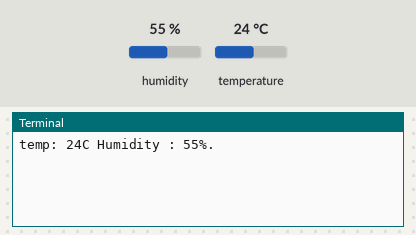
The program below on a simulated Raspberry Pi (BCM pin numbers). Shown: the last lines printed to the terminal. The test bench sets the inputs (shaded band); at power-on: humidity 55 %, temperature 24 °C.

Above: at 1.2 s.
1.3 s: humidity set to 22 %
At 2.5 s:
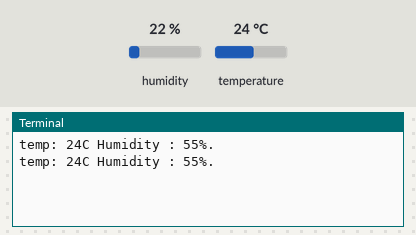
3.0 s: temperature set to 12 °C
At 4.5 s:
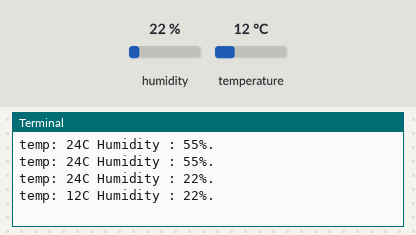
4.7 s: humidity set to 40 %
At 6.3 s:
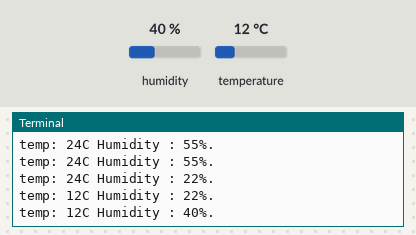
Timing chart, 0 to 7.8 s (numbered marks = the images above; inputs shaded):
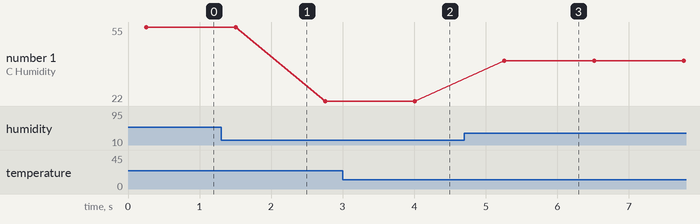

The program:

humidity.py
```python
# ~$ pip3 install adafruit-circuitpython-dht
# ~$ sudo apt install libgpiod2
import time
import board
import adafruit_dht

dhtDevice = adafruit_dht.DHT11(board.D4)
while True:
    try:
        temperature_c = dhtDevice.temperature
        humidity = dhtDevice.humidity
        print("temp: {}C Humidity : {}%.".format(temperature_c, humidity))
    except RuntimeError as error:
        pass
    time.sleep(1)
```

Measured:
- after the input at 3.0 s, the terminal: prints a new line after 1.0 s (image 2)
- after the input at 4.7 s, the terminal: prints a new line after 0.56 s (image 3)
- plotted number 1: 55 → 22 after the input at 1.3 s, 22 → 40 after the input at 4.7 s
